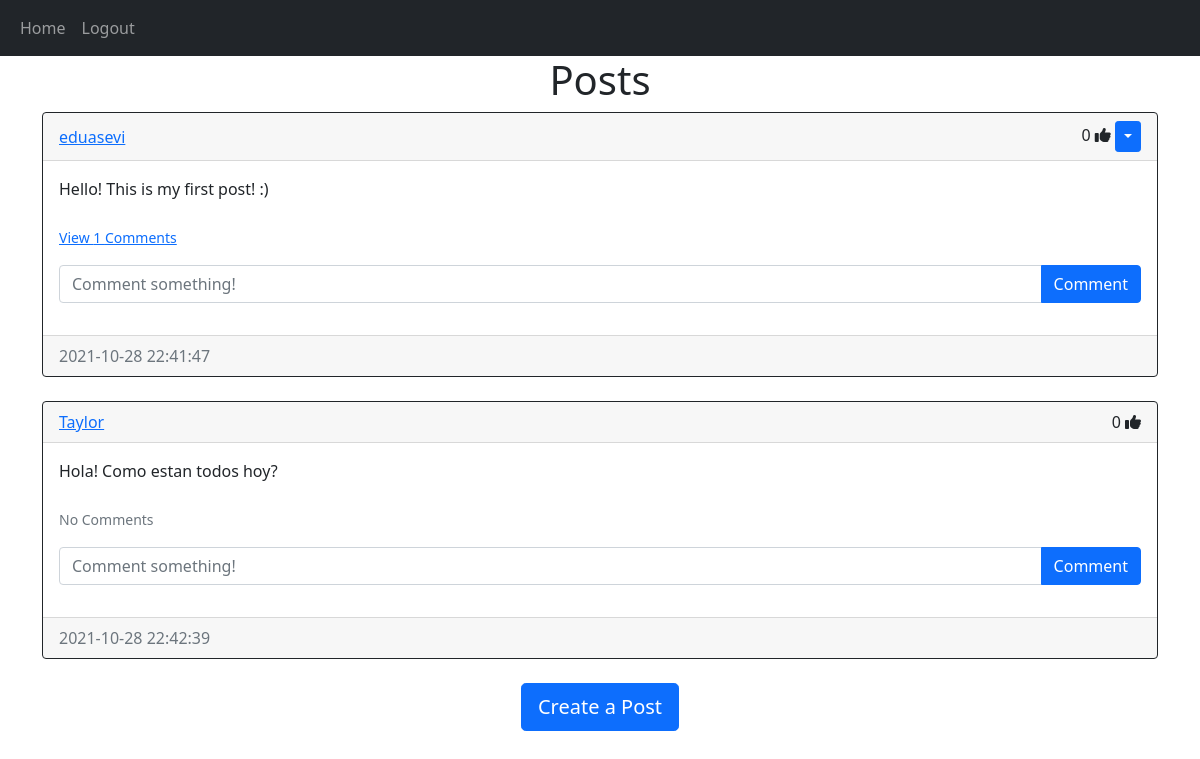
Screenshot of /home (signed in) with the database file from the repository.
### sunny_app/models.py (models this page shows)
class Post(db.Model):
    id = db.Column(db.Integer, primary_key=True)
    text = db.Column(db.Text, nullable=False)
    date_created = db.Column(db.DateTime(timezone=True), default=func.now())
    author = db.Column(db.Integer, db.ForeignKey(
        'user.id', ondelete="CASCADE"), nullable=False)
    comments = db.relationship('Comment', backref='post', passive_deletes=True)
    likes = db.relationship('Like', backref='post', passive_deletes=True)

class User(db.Model, UserMixin):
    id = db.Column(db.Integer, primary_key=True)
    email = db.Column(db.String(150), unique=True)
    username = db.Column(db.String(150), unique=True)
    password = db.Column(db.String(150))
    date_created = db.Column(db.DateTime(timezone=True), default=func.now())
    posts = db.relationship('Post', backref='user', passive_deletes=True)
    comments = db.relationship('Comment', backref='user', passive_deletes=True)
    likes = db.relationship('Like', backref='user', passive_deletes=True)

### sunny_app/views.py (the view)
@views.route("/")
@views.route("/home")
@login_required
def home():
  posts = Post.query.all()
  return render_template("home.html", user=current_user, posts=posts)

### sunny_app/__init__.py (called while the page is built)
def create_app():
  app = Flask(__name__)
  app.config['SECRET_KEY'] = "thisismyname"
  app.config['SQLALCHEMY_DATABASE_URI'] = f'sqlite:///{DB_NAME}'
  db.init_app(app)
  from .views import views
  from .auth import auth
  app.register_blueprint(views, url_prefix='/')
  app.register_blueprint(auth, url_prefix='/')
  from .models import User, Post, Comment, Like
  create_database(app)
  login_manager = LoginManager()
  login_manager.login_view = "auth.login"
  login_manager.init_app(app)
  @login_manager.user_loader
  def load_user(id):
    return User.query.get(int(id))
  return app

### sunny_app/templates/home.html
{% extends "posts_div.html" %} {% block title %}Home{% endblock %}

### sunny_app/templates/posts_div.html (shortened to what this page needs)
{% extends "base.html" %} {% block title %}Home{% endblock %} {% block content
%}
<h1 align="center">{% block header %}Posts{% endblock %}</h1>
<div id="posts">
  {% for post in posts %}
  <div class="card border-dark">
    <div class="card-header d-flex justify-content-between align-items-center">
      <a href="/posts/{{post.user.username}}">{{post.user.username}}</a>
      <div>
        {{post.likes|length}}
        <i class="fas fa-thumbs-up"></i>
        {% if user.id == post.author %}
        <div class="btn-group">
          <button
            type="button"
            class="btn btn-sm btn-primary dropdown-toggle"
            data-bs-toggle="dropdown"
          ></button>
        </div>
        {% endif %}
      </div>
    </div>
    <div class="card-body">
      <div class="card-text">{{post.text}}</div>
      <br />
      <p class="card-text">
        {% if post.comments|length > 0 %}
        <a data-bs-toggle="collapse" href="#comments-{{post.id}}" role="button">
          <small>View {{post.comments|length}} Comments</small>
        </a>
        {% else %}
        <small class="text-muted">No Comments</small>
        {% endif %}
      </p>
      <form
        class="input-group mb-3"
        method="POST"
        action="/create-comment/{{post.id}}"
      >
        <input
          type="text"
          id="text"
          name="text"
          class="form-control"
          placeholder="Comment something!"
        />
        <button type="submit" class="btn btn-primary">Comment</button>
      </form>
    </div>
    <div class="card-footer text-muted">{{post.date_created}}</div>
  </div>
  <br/ > {% endfor %}
</div>
{% block footer %}
<div align="center">
  <a href="/create-post"
    ><button type="button" class="btn btn-primary btn-lg">
      Create a Post
    </button></a
  >
</div>
{% endblock %} {% endblock %}

### rows the page displays
Post: user.username "eduasevi", likes|length "0", text "Hello! This is my first post! :)", comments|length "1", date_created "2021-10-28 22:41:47"
Post: user.username "Taylor", likes|length "0", text "Hola! Como estan todos hoy?", shows "No Comments", date_created "2021-10-28 22:42:39"
